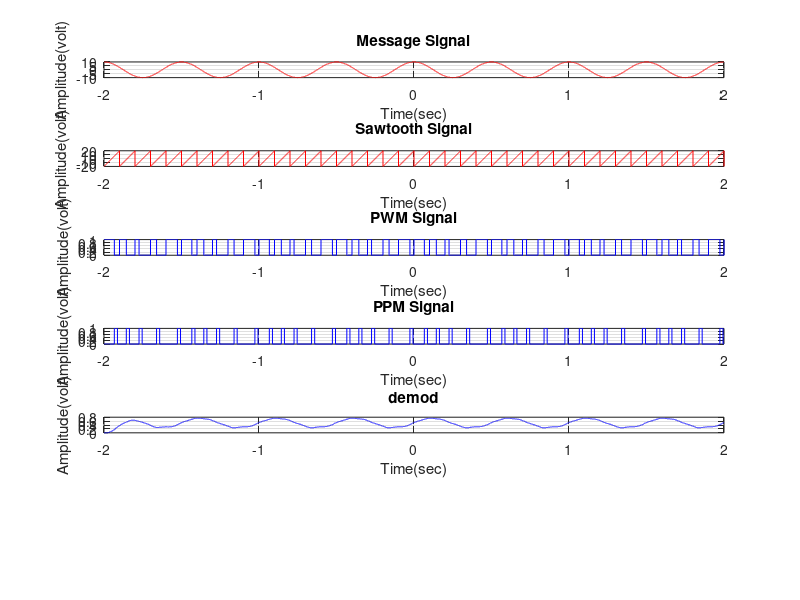

Source code (MATLAB):

clc;
clear all;
close all;

% Parameters
fm = 2; % Message frequency
am = 10; % Message amplitude
fs = 10; % Sampling frequency
as = 20; % Amplitude of sawtooth

% Time vector
tres = 0.0001;
t = -2:tres:2;
ts=1/fs;


% Message signal
mt = am * cos(2*pi*fm*t);
st = as * sawtooth(2*pi*fs*t);

% Plotting message and sawtooth signals
subplot(6,1,1);
plot(t, mt, 'r');
title('Message Signal');
xlabel('Time(sec)');
ylabel('Amplitude(volt)');
grid on;

subplot(6,1,2);
plot(t, st, 'r');
title('Sawtooth Signal');
xlabel('Time(sec)');
ylabel('Amplitude(volt)');
grid on;
                                                                             
% Comparing signals for PWM 
pwm = zeros(size(t)); 
%ppm = zeros(size(t)); 

for i = 1:length(mt)
    if mt(i) > st(i)
        pwm(i) = 1;
    end
end

%plotting pwm 
subplot(6,1,3);
plot(t, pwm, 'b');
title('PWM Signal');
xlabel('Time(sec)');
ylabel('Amplitude(volt)');
grid on;


%ppm

tau = (1.*ts)/5;
w = round(tau/tres);
ppm = zeros(size(t)); 

ppm(1:w:end)=0;
for i = 1:(length(mt)-w)
    if pwm(i) > pwm(i+1)
          ppm(i:i+w)=1;
    end
end
ppm=ppm(1:length(mt));



% Plotting PPM 


subplot(6,1,4);
plot(t, ppm, 'b');
title('PPM Signal');
xlabel('Time(sec)');
ylabel('Amplitude(volt)');
grid on;




%demodulation
order=3;
wc=((1.5*fm)/((1/tres)/2));
[b,a]=butter(order, wc, 'low');
%[x,y]=butter(order, wc, 'low');
msg1=filter(b,a,pwm);

%plot
subplot(6,1,5);
plot(t, msg1, 'b');
title('demod');
xlabel('Time(sec)');
ylabel('Amplitude(volt)');
grid on;

